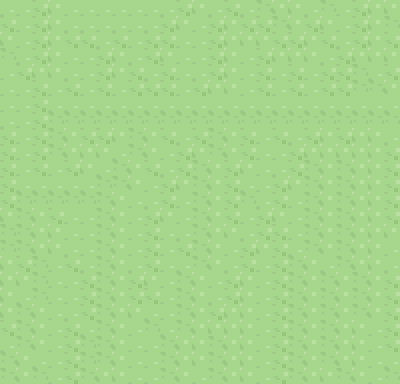

Below is a game level as drawn by its tile map, then a one-line description and the .tmx file that defines it, in full:
An orthogonal 25x24 tile map with 16x16 px tiles, 1 tile layer (Calque de Tuiles 1) and 2 objects (exit_city, tp_enter_city).

<map version="1.9" tiledversion="1.9.2" orientation="orthogonal" renderorder="right-down" width="25" height="24" tilewidth="16" tileheight="16" infinite="0" nextlayerid="3" nextobjectid="3">
 <tileset firstgid="1" source="Sol 2.tsx" />
 <layer id="1" name="Calque de Tuiles 1" width="25" height="24">
  <data encoding="csv">
1,1,2,18,1,1,1,1,1,1,1,2,18,1,2,1,17,18,18,1,17,1,2,18,18,
2,1,2,18,1,1,1,1,1,1,2,18,1,2,18,2,2,17,18,2,18,1,2,18,17,
18,1,2,18,2,2,1,2,1,2,2,1,1,2,18,18,18,2,2,18,2,1,2,18,2,
17,1,2,18,1,1,2,18,1,2,18,1,1,2,18,1,2,18,18,18,1,2,18,18,18,
1,2,18,18,1,1,2,18,2,1,2,1,1,2,18,1,2,1,2,1,2,2,17,1,2,
1,1,2,1,2,1,2,1,2,2,2,1,2,18,18,1,2,1,2,1,2,2,17,17,18,
1,1,2,1,1,1,1,1,1,1,1,1,1,1,1,1,1,1,1,1,1,1,1,1,1,
1,1,2,17,17,17,17,17,17,17,17,17,17,17,17,17,17,17,17,17,17,17,17,17,17,
2,1,2,17,18,2,2,18,17,18,2,1,2,17,18,2,1,2,1,2,18,2,18,18,1,
2,1,2,17,18,18,18,1,17,18,1,2,18,17,18,2,1,1,2,18,18,18,18,18,2,
2,1,2,1,2,18,1,17,18,2,1,2,17,18,2,18,1,1,2,17,18,17,18,18,2,
2,1,1,1,1,1,17,17,18,1,2,18,17,18,2,1,1,2,18,17,18,17,18,18,2,
2,17,17,17,17,17,17,18,1,1,2,1,17,18,2,17,1,2,1,17,18,17,18,18,2,
18,17,18,2,1,1,17,18,1,2,18,1,17,18,2,1,2,18,1,17,18,17,18,18,2,
17,17,18,18,1,1,17,18,1,2,1,1,17,18,18,1,2,2,1,17,18,17,18,18,18,
17,17,18,18,1,1,17,18,1,2,1,2,17,18,1,2,18,2,1,17,18,17,18,18,1,
18,2,17,1,2,1,17,18,1,2,1,1,17,18,1,2,1,2,17,18,1,17,18,18,1,
18,18,17,1,1,2,17,18,2,18,1,17,18,1,2,18,1,2,17,18,17,18,17,18,2,
18,1,17,1,1,2,17,18,2,2,1,17,18,1,2,18,1,2,17,18,17,18,17,18,2,
18,17,18,1,1,2,17,18,18,1,1,17,18,2,18,18,1,2,17,18,17,18,17,18,2,
2,17,18,1,2,1,17,18,1,17,1,17,18,18,18,18,1,2,17,18,17,18,18,1,2,
1,17,18,1,2,17,17,18,1,1,17,18,18,17,18,18,1,2,17,18,17,18,18,1,2,
17,18,1,1,2,17,17,18,1,1,17,18,18,17,18,18,1,2,17,18,17,18,18,1,1,
17,18,17,1,2,17,18,18,1,1,17,18,1,17,18,18,1,2,17,18,18,17,18,1,17
</data>
 </layer>
 <objectgroup id="2" name="Objects">
  <object id="1" name="exit_city" x="150" y="362" width="90.6667" height="20.6667" />
  <object id="2" name="tp_enter_city" x="196" y="349.333">
   <point />
  </object>
 </objectgroup>
</map>
